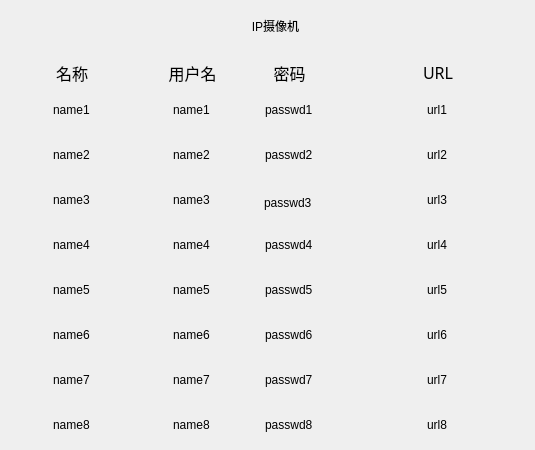
<?xml version="1.0" encoding="UTF-8"?>
<ui version="4.0">
 <class>IpCameraDialog</class>
 <widget class="QDialog" name="IpCameraDialog">
  <property name="geometry">
   <rect>
    <x>0</x>
    <y>0</y>
    <width>535</width>
    <height>450</height>
   </rect>
  </property>
  <property name="windowTitle">
   <string>Dialog</string>
  </property>
  <widget class="QFrame" name="frameIpCameraSetting">
   <property name="geometry">
    <rect>
     <x>0</x>
     <y>0</y>
     <width>538</width>
     <height>450</height>
    </rect>
   </property>
   <property name="styleSheet">
    <string notr="true"/>
   </property>
   <property name="frameShape">
    <enum>QFrame::NoFrame</enum>
   </property>
   <property name="frameShadow">
    <enum>QFrame::Raised</enum>
   </property>
   <widget class="MyLineEdit" name="lineEditName8">
    <property name="geometry">
     <rect>
      <x>0</x>
      <y>402</y>
      <width>144</width>
      <height>45</height>
     </rect>
    </property>
    <property name="focusPolicy">
     <enum>Qt::ClickFocus</enum>
    </property>
    <property name="styleSheet">
     <string notr="true">border: 0px;
background-color: transparent;</string>
    </property>
    <property name="text">
     <string>name8</string>
    </property>
    <property name="maxLength">
     <number>49</number>
    </property>
    <property name="alignment">
     <set>Qt::AlignCenter</set>
    </property>
   </widget>
   <widget class="MyLineEdit" name="lineEditName7">
    <property name="geometry">
     <rect>
      <x>0</x>
      <y>357</y>
      <width>144</width>
      <height>45</height>
     </rect>
    </property>
    <property name="focusPolicy">
     <enum>Qt::ClickFocus</enum>
    </property>
    <property name="styleSheet">
     <string notr="true">border: 0px;
background-color: transparent;</string>
    </property>
    <property name="text">
     <string>name7</string>
    </property>
    <property name="maxLength">
     <number>49</number>
    </property>
    <property name="alignment">
     <set>Qt::AlignCenter</set>
    </property>
   </widget>
   <widget class="MyLineEdit" name="lineEditUserName7">
    <property name="geometry">
     <rect>
      <x>144</x>
      <y>357</y>
      <width>97</width>
      <height>45</height>
     </rect>
    </property>
    <property name="focusPolicy">
     <enum>Qt::ClickFocus</enum>
    </property>
    <property name="styleSheet">
     <string notr="true">border: 0px;
background-color: transparent;</string>
    </property>
    <property name="text">
     <string>name7</string>
    </property>
    <property name="maxLength">
     <number>49</number>
    </property>
    <property name="alignment">
     <set>Qt::AlignCenter</set>
    </property>
   </widget>
   <widget class="MyLineEdit" name="lineEditUserName8">
    <property name="geometry">
     <rect>
      <x>144</x>
      <y>402</y>
      <width>97</width>
      <height>45</height>
     </rect>
    </property>
    <property name="focusPolicy">
     <enum>Qt::ClickFocus</enum>
    </property>
    <property name="styleSheet">
     <string notr="true">border: 0px;
background-color: transparent;</string>
    </property>
    <property name="text">
     <string>name8</string>
    </property>
    <property name="maxLength">
     <number>49</number>
    </property>
    <property name="alignment">
     <set>Qt::AlignCenter</set>
    </property>
   </widget>
   <widget class="MyLineEdit" name="lineEditPwd7">
    <property name="geometry">
     <rect>
      <x>241</x>
      <y>357</y>
      <width>97</width>
      <height>45</height>
     </rect>
    </property>
    <property name="focusPolicy">
     <enum>Qt::ClickFocus</enum>
    </property>
    <property name="styleSheet">
     <string notr="true">border: 0px;
background-color: transparent;</string>
    </property>
    <property name="text">
     <string>passwd7</string>
    </property>
    <property name="maxLength">
     <number>49</number>
    </property>
    <property name="alignment">
     <set>Qt::AlignCenter</set>
    </property>
   </widget>
   <widget class="MyLineEdit" name="lineEditPwd8">
    <property name="geometry">
     <rect>
      <x>241</x>
      <y>402</y>
      <width>97</width>
      <height>45</height>
     </rect>
    </property>
    <property name="focusPolicy">
     <enum>Qt::ClickFocus</enum>
    </property>
    <property name="styleSheet">
     <string notr="true">border: 0px;
background-color: transparent;</string>
    </property>
    <property name="text">
     <string>passwd8</string>
    </property>
    <property name="maxLength">
     <number>49</number>
    </property>
    <property name="alignment">
     <set>Qt::AlignCenter</set>
    </property>
   </widget>
   <widget class="MyLineEdit" name="lineEditUrl7">
    <property name="geometry">
     <rect>
      <x>338</x>
      <y>357</y>
      <width>200</width>
      <height>45</height>
     </rect>
    </property>
    <property name="focusPolicy">
     <enum>Qt::ClickFocus</enum>
    </property>
    <property name="styleSheet">
     <string notr="true">border: 0px;
background-color: transparent;</string>
    </property>
    <property name="text">
     <string>url7</string>
    </property>
    <property name="maxLength">
     <number>49</number>
    </property>
    <property name="alignment">
     <set>Qt::AlignCenter</set>
    </property>
   </widget>
   <widget class="MyLineEdit" name="lineEditUrl8">
    <property name="geometry">
     <rect>
      <x>338</x>
      <y>402</y>
      <width>200</width>
      <height>45</height>
     </rect>
    </property>
    <property name="focusPolicy">
     <enum>Qt::ClickFocus</enum>
    </property>
    <property name="styleSheet">
     <string notr="true">border: 0px;
background-color: transparent;</string>
    </property>
    <property name="text">
     <string>url8</string>
    </property>
    <property name="maxLength">
     <number>49</number>
    </property>
    <property name="alignment">
     <set>Qt::AlignCenter</set>
    </property>
   </widget>
   <zorder>lineEditName6</zorder>
   <zorder>lineEditName8</zorder>
   <zorder>lineEditName7</zorder>
   <zorder>lineEditUserName6</zorder>
   <zorder>lineEditUserName7</zorder>
   <zorder>lineEditUserName8</zorder>
   <zorder>lineEditPwd7</zorder>
   <zorder>lineEditPwd8</zorder>
   <zorder>lineEditUrl7</zorder>
   <zorder>lineEditUrl8</zorder>
  </widget>
  <widget class="MyLineEdit" name="lineEditUrl5">
   <property name="geometry">
    <rect>
     <x>338</x>
     <y>267</y>
     <width>200</width>
     <height>45</height>
    </rect>
   </property>
   <property name="focusPolicy">
    <enum>Qt::ClickFocus</enum>
   </property>
   <property name="styleSheet">
    <string notr="true">border: 0px;
background-color: transparent;</string>
   </property>
   <property name="text">
    <string>url5</string>
   </property>
   <property name="maxLength">
    <number>49</number>
   </property>
   <property name="alignment">
    <set>Qt::AlignCenter</set>
   </property>
  </widget>
  <widget class="QLabel" name="label_IpCamera_2">
   <property name="geometry">
    <rect>
     <x>144</x>
     <y>50</y>
     <width>97</width>
     <height>45</height>
    </rect>
   </property>
   <property name="font">
    <font>
     <family>AlArabiya</family>
     <pointsize>12</pointsize>
    </font>
   </property>
   <property name="layoutDirection">
    <enum>Qt::LeftToRight</enum>
   </property>
   <property name="text">
    <string>用户名</string>
   </property>
   <property name="alignment">
    <set>Qt::AlignCenter</set>
   </property>
  </widget>
  <widget class="MyLineEdit" name="lineEditUrl2">
   <property name="geometry">
    <rect>
     <x>338</x>
     <y>132</y>
     <width>200</width>
     <height>45</height>
    </rect>
   </property>
   <property name="focusPolicy">
    <enum>Qt::ClickFocus</enum>
   </property>
   <property name="styleSheet">
    <string notr="true">border: 0px;
background-color: transparent;</string>
   </property>
   <property name="text">
    <string>url2</string>
   </property>
   <property name="maxLength">
    <number>49</number>
   </property>
   <property name="alignment">
    <set>Qt::AlignCenter</set>
   </property>
  </widget>
  <widget class="MyLineEdit" name="lineEditUserName3">
   <property name="geometry">
    <rect>
     <x>144</x>
     <y>177</y>
     <width>97</width>
     <height>45</height>
    </rect>
   </property>
   <property name="focusPolicy">
    <enum>Qt::ClickFocus</enum>
   </property>
   <property name="styleSheet">
    <string notr="true">border: 0px;
background-color: transparent;</string>
   </property>
   <property name="text">
    <string>name3</string>
   </property>
   <property name="maxLength">
    <number>49</number>
   </property>
   <property name="alignment">
    <set>Qt::AlignCenter</set>
   </property>
  </widget>
  <widget class="MyLineEdit" name="lineEditUrl3">
   <property name="geometry">
    <rect>
     <x>338</x>
     <y>177</y>
     <width>200</width>
     <height>45</height>
    </rect>
   </property>
   <property name="focusPolicy">
    <enum>Qt::ClickFocus</enum>
   </property>
   <property name="styleSheet">
    <string notr="true">border: 0px;
background-color: transparent;</string>
   </property>
   <property name="text">
    <string>url3</string>
   </property>
   <property name="maxLength">
    <number>49</number>
   </property>
   <property name="alignment">
    <set>Qt::AlignCenter</set>
   </property>
  </widget>
  <widget class="MyLineEdit" name="lineEditUrl6">
   <property name="geometry">
    <rect>
     <x>338</x>
     <y>312</y>
     <width>200</width>
     <height>45</height>
    </rect>
   </property>
   <property name="focusPolicy">
    <enum>Qt::ClickFocus</enum>
   </property>
   <property name="styleSheet">
    <string notr="true">border: 0px;
background-color: transparent;</string>
   </property>
   <property name="text">
    <string>url6</string>
   </property>
   <property name="maxLength">
    <number>49</number>
   </property>
   <property name="alignment">
    <set>Qt::AlignCenter</set>
   </property>
  </widget>
  <widget class="QLabel" name="label_IpCamera_4">
   <property name="geometry">
    <rect>
     <x>338</x>
     <y>50</y>
     <width>200</width>
     <height>45</height>
    </rect>
   </property>
   <property name="font">
    <font>
     <family>AlArabiya</family>
     <pointsize>12</pointsize>
    </font>
   </property>
   <property name="layoutDirection">
    <enum>Qt::LeftToRight</enum>
   </property>
   <property name="text">
    <string>URL</string>
   </property>
   <property name="alignment">
    <set>Qt::AlignCenter</set>
   </property>
  </widget>
  <widget class="MyLineEdit" name="lineEditUserName4">
   <property name="geometry">
    <rect>
     <x>144</x>
     <y>222</y>
     <width>97</width>
     <height>45</height>
    </rect>
   </property>
   <property name="focusPolicy">
    <enum>Qt::ClickFocus</enum>
   </property>
   <property name="styleSheet">
    <string notr="true">border: 0px;
background-color: transparent;</string>
   </property>
   <property name="text">
    <string>name4</string>
   </property>
   <property name="maxLength">
    <number>49</number>
   </property>
   <property name="alignment">
    <set>Qt::AlignCenter</set>
   </property>
  </widget>
  <widget class="MyLineEdit" name="lineEditUserName1">
   <property name="geometry">
    <rect>
     <x>144</x>
     <y>87</y>
     <width>97</width>
     <height>45</height>
    </rect>
   </property>
   <property name="focusPolicy">
    <enum>Qt::ClickFocus</enum>
   </property>
   <property name="styleSheet">
    <string notr="true">border: 0px;
background-color: transparent;</string>
   </property>
   <property name="text">
    <string>name1</string>
   </property>
   <property name="maxLength">
    <number>49</number>
   </property>
   <property name="alignment">
    <set>Qt::AlignCenter</set>
   </property>
  </widget>
  <widget class="MyLineEdit" name="lineEditUserName5">
   <property name="geometry">
    <rect>
     <x>144</x>
     <y>267</y>
     <width>97</width>
     <height>45</height>
    </rect>
   </property>
   <property name="focusPolicy">
    <enum>Qt::ClickFocus</enum>
   </property>
   <property name="styleSheet">
    <string notr="true">border: 0px;
background-color: transparent;</string>
   </property>
   <property name="text">
    <string>name5</string>
   </property>
   <property name="maxLength">
    <number>49</number>
   </property>
   <property name="alignment">
    <set>Qt::AlignCenter</set>
   </property>
  </widget>
  <widget class="MyLineEdit" name="lineEditUserName2">
   <property name="geometry">
    <rect>
     <x>144</x>
     <y>132</y>
     <width>97</width>
     <height>45</height>
    </rect>
   </property>
   <property name="focusPolicy">
    <enum>Qt::ClickFocus</enum>
   </property>
   <property name="styleSheet">
    <string notr="true">border: 0px;
background-color: transparent;</string>
   </property>
   <property name="text">
    <string>name2</string>
   </property>
   <property name="maxLength">
    <number>49</number>
   </property>
   <property name="alignment">
    <set>Qt::AlignCenter</set>
   </property>
  </widget>
  <widget class="MyLineEdit" name="lineEditUrl4">
   <property name="geometry">
    <rect>
     <x>338</x>
     <y>222</y>
     <width>200</width>
     <height>45</height>
    </rect>
   </property>
   <property name="focusPolicy">
    <enum>Qt::ClickFocus</enum>
   </property>
   <property name="styleSheet">
    <string notr="true">border: 0px;
background-color: transparent;</string>
   </property>
   <property name="text">
    <string>url4</string>
   </property>
   <property name="maxLength">
    <number>49</number>
   </property>
   <property name="alignment">
    <set>Qt::AlignCenter</set>
   </property>
  </widget>
  <widget class="QLabel" name="label_title">
   <property name="geometry">
    <rect>
     <x>20</x>
     <y>0</y>
     <width>511</width>
     <height>51</height>
    </rect>
   </property>
   <property name="styleSheet">
    <string notr="true"/>
   </property>
   <property name="text">
    <string>IP摄像机</string>
   </property>
   <property name="alignment">
    <set>Qt::AlignCenter</set>
   </property>
  </widget>
  <widget class="MyLineEdit" name="lineEditUrl1">
   <property name="geometry">
    <rect>
     <x>338</x>
     <y>87</y>
     <width>200</width>
     <height>45</height>
    </rect>
   </property>
   <property name="focusPolicy">
    <enum>Qt::ClickFocus</enum>
   </property>
   <property name="styleSheet">
    <string notr="true">border: 0px;
background-color: transparent;</string>
   </property>
   <property name="text">
    <string>url1</string>
   </property>
   <property name="maxLength">
    <number>49</number>
   </property>
   <property name="alignment">
    <set>Qt::AlignCenter</set>
   </property>
  </widget>
  <widget class="MyLineEdit" name="lineEditUserName6">
   <property name="geometry">
    <rect>
     <x>144</x>
     <y>312</y>
     <width>97</width>
     <height>45</height>
    </rect>
   </property>
   <property name="focusPolicy">
    <enum>Qt::ClickFocus</enum>
   </property>
   <property name="styleSheet">
    <string notr="true">border: 0px;
background-color: transparent;</string>
   </property>
   <property name="text">
    <string>name6</string>
   </property>
   <property name="maxLength">
    <number>49</number>
   </property>
   <property name="alignment">
    <set>Qt::AlignCenter</set>
   </property>
  </widget>
  <widget class="QLabel" name="label_IpCamera_1">
   <property name="geometry">
    <rect>
     <x>0</x>
     <y>50</y>
     <width>144</width>
     <height>45</height>
    </rect>
   </property>
   <property name="font">
    <font>
     <family>AlArabiya</family>
     <pointsize>12</pointsize>
    </font>
   </property>
   <property name="layoutDirection">
    <enum>Qt::LeftToRight</enum>
   </property>
   <property name="text">
    <string>名称</string>
   </property>
   <property name="alignment">
    <set>Qt::AlignCenter</set>
   </property>
  </widget>
  <widget class="QLabel" name="label_IpCamera_3">
   <property name="geometry">
    <rect>
     <x>241</x>
     <y>50</y>
     <width>97</width>
     <height>45</height>
    </rect>
   </property>
   <property name="font">
    <font>
     <family>AlArabiya</family>
     <pointsize>12</pointsize>
    </font>
   </property>
   <property name="layoutDirection">
    <enum>Qt::LeftToRight</enum>
   </property>
   <property name="text">
    <string>密码</string>
   </property>
   <property name="alignment">
    <set>Qt::AlignCenter</set>
   </property>
  </widget>
  <widget class="MyLineEdit" name="lineEditPwd2">
   <property name="geometry">
    <rect>
     <x>241</x>
     <y>132</y>
     <width>97</width>
     <height>45</height>
    </rect>
   </property>
   <property name="focusPolicy">
    <enum>Qt::ClickFocus</enum>
   </property>
   <property name="styleSheet">
    <string notr="true">border: 0px;
background-color: transparent;</string>
   </property>
   <property name="text">
    <string>passwd2</string>
   </property>
   <property name="maxLength">
    <number>49</number>
   </property>
   <property name="alignment">
    <set>Qt::AlignCenter</set>
   </property>
  </widget>
  <widget class="MyLineEdit" name="lineEditPwd1">
   <property name="geometry">
    <rect>
     <x>241</x>
     <y>87</y>
     <width>97</width>
     <height>45</height>
    </rect>
   </property>
   <property name="focusPolicy">
    <enum>Qt::ClickFocus</enum>
   </property>
   <property name="styleSheet">
    <string notr="true">border: 0px;
background-color: transparent;</string>
   </property>
   <property name="text">
    <string>passwd1</string>
   </property>
   <property name="maxLength">
    <number>49</number>
   </property>
   <property name="alignment">
    <set>Qt::AlignCenter</set>
   </property>
  </widget>
  <widget class="MyLineEdit" name="lineEditPwd4">
   <property name="geometry">
    <rect>
     <x>241</x>
     <y>222</y>
     <width>97</width>
     <height>45</height>
    </rect>
   </property>
   <property name="focusPolicy">
    <enum>Qt::ClickFocus</enum>
   </property>
   <property name="styleSheet">
    <string notr="true">border: 0px;
background-color: transparent;</string>
   </property>
   <property name="text">
    <string>passwd4</string>
   </property>
   <property name="maxLength">
    <number>49</number>
   </property>
   <property name="alignment">
    <set>Qt::AlignCenter</set>
   </property>
  </widget>
  <widget class="MyLineEdit" name="lineEditPwd5">
   <property name="geometry">
    <rect>
     <x>241</x>
     <y>267</y>
     <width>97</width>
     <height>45</height>
    </rect>
   </property>
   <property name="focusPolicy">
    <enum>Qt::ClickFocus</enum>
   </property>
   <property name="styleSheet">
    <string notr="true">border: 0px;
background-color: transparent;</string>
   </property>
   <property name="text">
    <string>passwd5</string>
   </property>
   <property name="maxLength">
    <number>49</number>
   </property>
   <property name="alignment">
    <set>Qt::AlignCenter</set>
   </property>
  </widget>
  <widget class="MyLineEdit" name="lineEditPwd6">
   <property name="geometry">
    <rect>
     <x>241</x>
     <y>312</y>
     <width>97</width>
     <height>45</height>
    </rect>
   </property>
   <property name="focusPolicy">
    <enum>Qt::ClickFocus</enum>
   </property>
   <property name="styleSheet">
    <string notr="true">border: 0px;
background-color: transparent;</string>
   </property>
   <property name="text">
    <string>passwd6</string>
   </property>
   <property name="maxLength">
    <number>49</number>
   </property>
   <property name="alignment">
    <set>Qt::AlignCenter</set>
   </property>
  </widget>
  <widget class="MyLineEdit" name="lineEditName1">
   <property name="geometry">
    <rect>
     <x>0</x>
     <y>87</y>
     <width>144</width>
     <height>45</height>
    </rect>
   </property>
   <property name="focusPolicy">
    <enum>Qt::ClickFocus</enum>
   </property>
   <property name="styleSheet">
    <string notr="true">border: 0px;
background-color: transparent;</string>
   </property>
   <property name="text">
    <string>name1</string>
   </property>
   <property name="maxLength">
    <number>49</number>
   </property>
   <property name="alignment">
    <set>Qt::AlignCenter</set>
   </property>
  </widget>
  <widget class="MyLineEdit" name="lineEditName2">
   <property name="geometry">
    <rect>
     <x>0</x>
     <y>132</y>
     <width>144</width>
     <height>45</height>
    </rect>
   </property>
   <property name="focusPolicy">
    <enum>Qt::ClickFocus</enum>
   </property>
   <property name="styleSheet">
    <string notr="true">border: 0px;
background-color: transparent;</string>
   </property>
   <property name="text">
    <string>name2</string>
   </property>
   <property name="maxLength">
    <number>49</number>
   </property>
   <property name="alignment">
    <set>Qt::AlignCenter</set>
   </property>
  </widget>
  <widget class="MyLineEdit" name="lineEditName3">
   <property name="geometry">
    <rect>
     <x>0</x>
     <y>177</y>
     <width>144</width>
     <height>45</height>
    </rect>
   </property>
   <property name="focusPolicy">
    <enum>Qt::ClickFocus</enum>
   </property>
   <property name="styleSheet">
    <string notr="true">border: 0px;
background-color: transparent;</string>
   </property>
   <property name="text">
    <string>name3</string>
   </property>
   <property name="maxLength">
    <number>49</number>
   </property>
   <property name="alignment">
    <set>Qt::AlignCenter</set>
   </property>
  </widget>
  <widget class="MyLineEdit" name="lineEditName4">
   <property name="geometry">
    <rect>
     <x>0</x>
     <y>222</y>
     <width>144</width>
     <height>45</height>
    </rect>
   </property>
   <property name="focusPolicy">
    <enum>Qt::ClickFocus</enum>
   </property>
   <property name="styleSheet">
    <string notr="true">border: 0px;
background-color: transparent;</string>
   </property>
   <property name="text">
    <string>name4</string>
   </property>
   <property name="maxLength">
    <number>49</number>
   </property>
   <property name="alignment">
    <set>Qt::AlignCenter</set>
   </property>
  </widget>
  <widget class="MyLineEdit" name="lineEditName5">
   <property name="geometry">
    <rect>
     <x>0</x>
     <y>267</y>
     <width>144</width>
     <height>45</height>
    </rect>
   </property>
   <property name="focusPolicy">
    <enum>Qt::ClickFocus</enum>
   </property>
   <property name="styleSheet">
    <string notr="true">border: 0px;
background-color: transparent;</string>
   </property>
   <property name="text">
    <string>name5</string>
   </property>
   <property name="maxLength">
    <number>49</number>
   </property>
   <property name="alignment">
    <set>Qt::AlignCenter</set>
   </property>
  </widget>
  <widget class="MyLineEdit" name="lineEditName6">
   <property name="geometry">
    <rect>
     <x>0</x>
     <y>312</y>
     <width>144</width>
     <height>45</height>
    </rect>
   </property>
   <property name="focusPolicy">
    <enum>Qt::ClickFocus</enum>
   </property>
   <property name="styleSheet">
    <string notr="true">border: 0px;
background-color: transparent;</string>
   </property>
   <property name="text">
    <string>name6</string>
   </property>
   <property name="maxLength">
    <number>49</number>
   </property>
   <property name="alignment">
    <set>Qt::AlignCenter</set>
   </property>
  </widget>
  <widget class="MyLineEdit" name="lineEditPwd3">
   <property name="geometry">
    <rect>
     <x>240</x>
     <y>180</y>
     <width>97</width>
     <height>45</height>
    </rect>
   </property>
   <property name="focusPolicy">
    <enum>Qt::ClickFocus</enum>
   </property>
   <property name="styleSheet">
    <string notr="true">border: 0px;
background-color: transparent;</string>
   </property>
   <property name="text">
    <string>passwd3</string>
   </property>
   <property name="maxLength">
    <number>49</number>
   </property>
   <property name="alignment">
    <set>Qt::AlignCenter</set>
   </property>
  </widget>
 </widget>
 <customwidgets>
  <customwidget>
   <class>MyLineEdit</class>
   <extends>QLineEdit</extends>
   <header>mylineedit.h</header>
  </customwidget>
 </customwidgets>
 <resources/>
 <connections/>
</ui>
